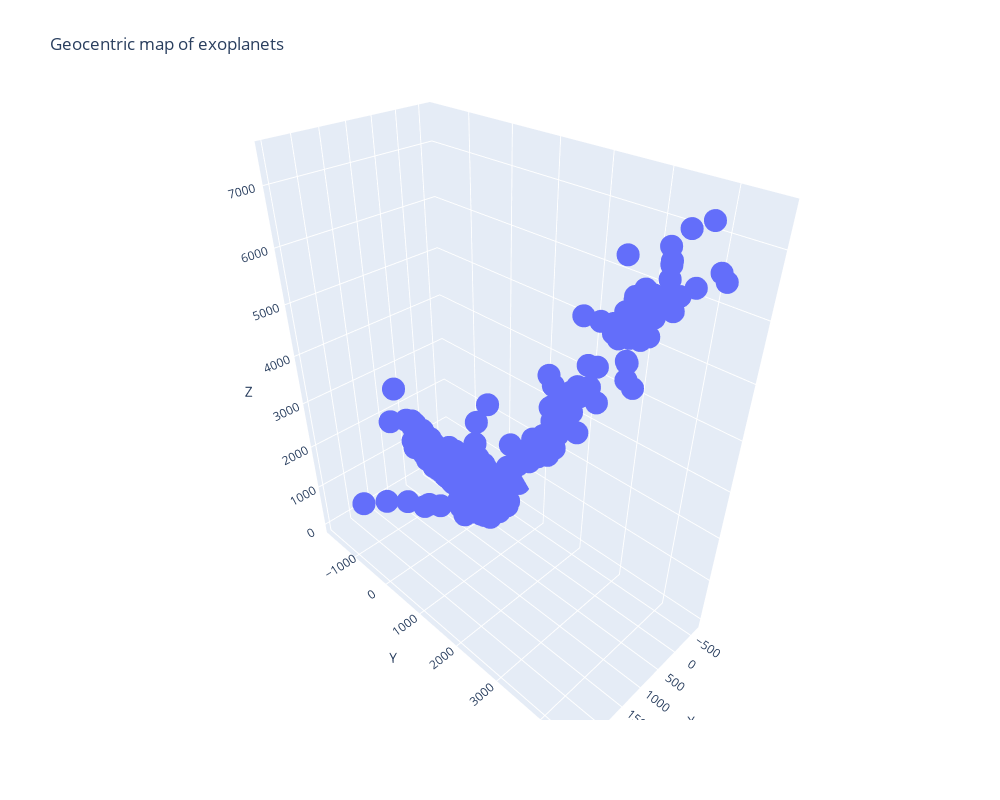

Source (notebook cell):
### Markdown cell above
Как видно, планеты расположены достаточно равномерно, однако есть скопления. Как несложно догадаться, каждое соответствует работе определнного телескопа. Так, например, в правом верхнем углу работа телескопа Кеплер, а вдоль экватора К2. Это можно понять, наведя курсор на планеты, тогда появится их название

### Code cell
df_map["x"] = df_map["Distance"]* np.cos(np.radians(df_map["Right Ascension (RA)"])) * np.sin(np.radians(df_map["Declination (Dec)"]))
df_map["y"] = df_map["Distance"] * np.sin(np.radians(df_map["Right Ascension (RA)"])) * np.sin(np.radians(df_map["Declination (Dec)"]))
df_map["z"] = df_map["Distance"] * np.cos(np.radians(df_map["Declination (Dec)"]))

# Строим трехмерную карту
fig = px.scatter_3d(df_map, x='x', y='y', z='z', hover_data="Name", title='Geocentric map of exoplanets')

# Настройка внешнего вида

fig.update_layout(width=1000, height=800, scene=dict(xaxis_title='X', yaxis_title='Y', zaxis_title='Z'))

# Отображение карты
fig.show()

### Figure 1 — Plotly figure (JSON) as saved in the notebook; plotly's stock layout.template omitted (floating-point values rounded to 4 significant figures; data arrays with more than 128 entries replaced by an {"elided": "..."} marker saying what was removed)
{"data": [{"customdata": {"elided": "4436x1 str values"}, "hovertemplate": "x=%{x}<br>y=%{y}<br>z=%{z}<br>Name=%{customdata[0]}<extra></extra>", "legendgroup": "", "marker": {"color": "#636efa", "symbol": "circle"}, "mode": "markers", "name": "", "scene": "scene", "showlegend": false, "type": "scatter3d", "x": {"elided": "4436 float values"}, "y": {"elided": "4436 float values"}, "z": {"elided": "4436 float values"}}], "layout": {"height": 800, "legend": {"tracegroupgap": 0}, "scene": {"domain": {"x": [0, 1], "y": [0, 1]}, "xaxis": {"title": {"text": "X"}}, "yaxis": {"title": {"text": "Y"}}, "zaxis": {"title": {"text": "Z"}}}, "title": {"text": "Geocentric map of exoplanets"}, "width": 1000}}
